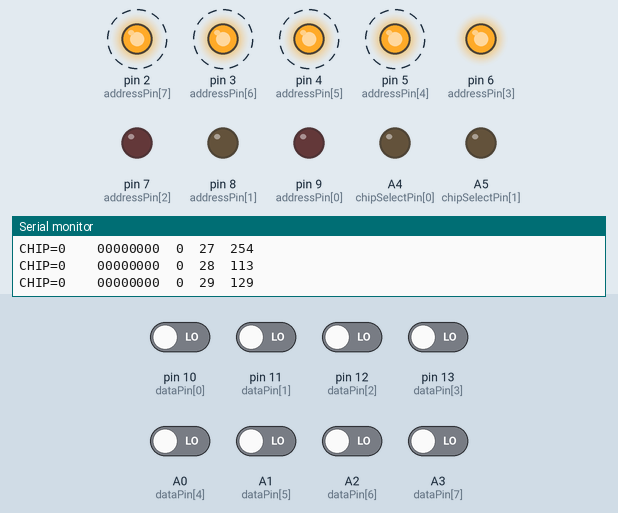
The sketch below on a simulated Arduino Nano, built with avr-gcc and run on an emulated ATmega328P. On the bench: output pins drawn as LEDs (lit = HIGH), the last lines printed to the serial monitor. Dashed ring = blinking. Inputs (shaded band) come from the test bench; at power-on: A0 (dataPin[4]), A1 (dataPin[5]), A2 (dataPin[6]), A3 (dataPin[7]), pin 10 (dataPin[0]), pin 11 (dataPin[1]), pin 12 (dataPin[2]), pin 13 (dataPin[3]) LOW.

Above: at 6.3 s.
6.4 s: pin 10 (dataPin[0]) driven HIGH
9.4 s: pin 10 (dataPin[0]) driven LOW
12.4 s: pin 11 (dataPin[1]) driven HIGH
At 13.5 s:
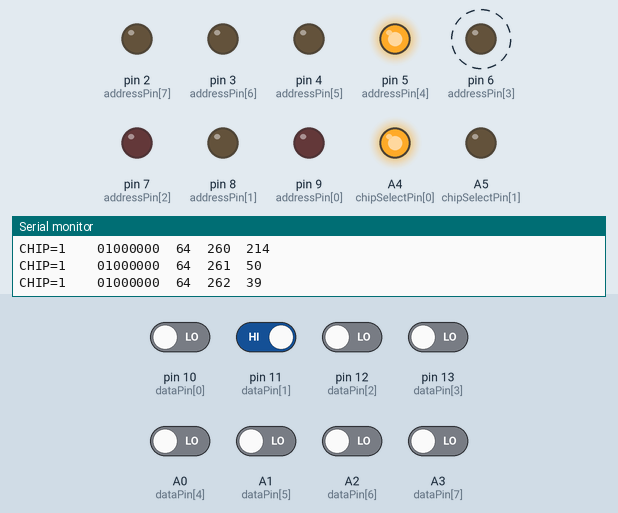
15.4 s: pin 11 (dataPin[1]) driven LOW
18.4 s: pin 12 (dataPin[2]) driven HIGH
At 20.9 s:
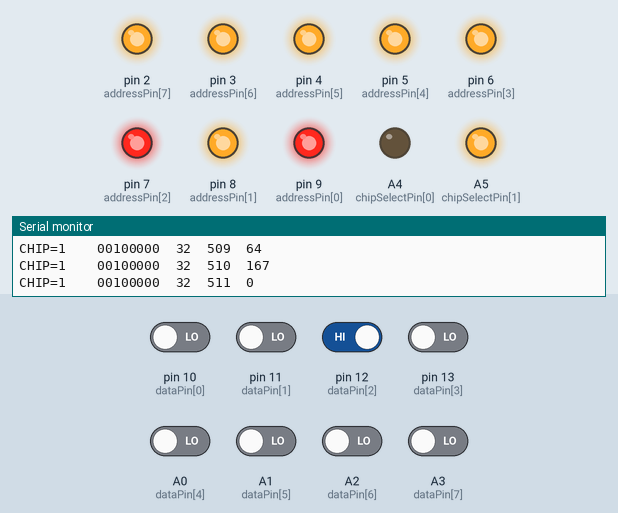
21.4 s: pin 12 (dataPin[2]) driven LOW
At 29.3 s:
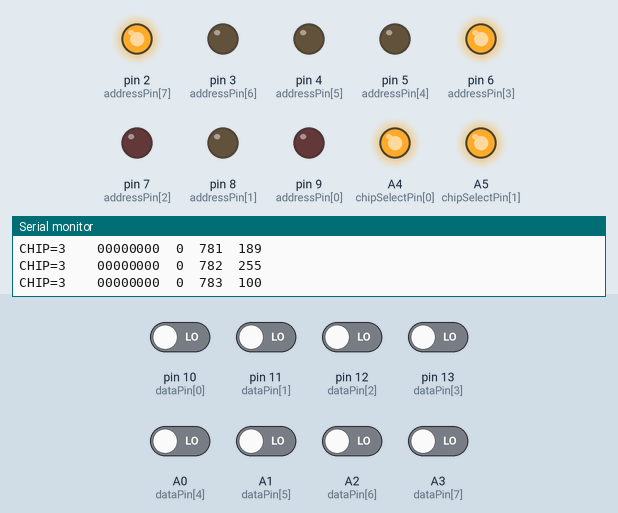
Timing chart, 0 to 29.8 s (numbered marks = the images above; inputs shaded):
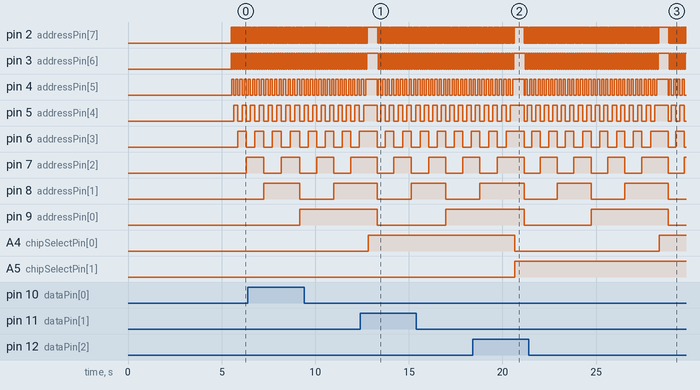

Measured:
- after the input at 21.4 s, A4 (chipSelectPin[0]): LOW → HIGH after 7.0 s instead of 7.2 s

The sketch:

ORB-Test.ino
```cpp
//
//           ▄▄▄▄▄▄▄▄▄▄▄  ▄▄▄▄▄▄▄▄▄▄▄  ▄▄▄▄▄▄▄▄▄▄      ▀▀█▀▀ ░█▀▀▀ ░█▀▀▀█ ▀▀█▀▀
//          ▐░░░░░░░░░░░▌▐░░░░░░░░░░░▌▐░░░░░░░░░░▌     ─░█── ░█▀▀▀ ─▀▀▀▄▄ ─░█──
//          ▐░█▀▀▀▀▀▀▀█░▌▐░█▀▀▀▀▀▀▀█░▌▐░█▀▀▀▀▀▀▀█░▌    ─░█── ░█▄▄▄ ░█▄▄▄█ ─░█──
//          ▐░▌       ▐░▌▐░▌       ▐░▌▐░▌       ▐░▌
//          ▐░▌       ▐░▌▐░█▄▄▄▄▄▄▄█░▌▐░█▄▄▄▄▄▄▄█░▌
//          ▐░▌       ▐░▌▐░░░░░░░░░░░▌▐░░░░░░░░░░▌
//          ▐░▌       ▐░▌▐░█▀▀▀▀█░█▀▀ ▐░█▀▀▀▀▀▀▀█░▌
//          ▐░▌       ▐░▌▐░▌     ▐░▌  ▐░▌       ▐░▌
//          ▐░█▄▄▄▄▄▄▄█░▌▐░▌      ▐░▌ ▐░█▄▄▄▄▄▄▄█░▌
//          ▐░░░░░░░░░░░▌▐░▌       ▐░▌▐░░░░░░░░░░▌
//           ▀▀▀▀▀▀▀▀▀▀▀  ▀         ▀  ▀▀▀▀▀▀▀▀▀▀
//
//          Project ORB - Test
//
//                        Test Rig for Project ORB
//          Author:       Andrew Shapton
//
//          Credits:      Ben Zott for the ROM image binary
//
//          Revision:     0.1         Initial Release

// Define DEBUG and output settings
#define DEBUG 1
#define OUTP  1

#if DEBUG == 1
  #define debug(txt) Serial.println(txt)
  #define debugnolf(txt) Serial.print(txt)
  #define debugbegin() Serial.begin(9600); // Any baud rate should work
#else
  #define debug(txt)
  #define debugnolf(txt)
  #define debugbegin()
#endif

#if OUTP == 1
  #define debugbegin() Serial.begin(9600); // Any baud rate should work
  #define out(txt) Serial.println(txt)
#else
  #define debugbegin() Serial.begin(9600); // Any baud rate should work
  #define out(txt)
#endif

// Include PDS V3N ROM image
#include "pds-v3n.h"

// Include functions
#include "functions.h"

// Include pin layouts for interface to Arduino Nano
#include "pinlayouts.h"

// Constants
constexpr int CHIP_SIZE = 256;             // Size of 1702A EPROM chip in bytes

constexpr int numberOfAddressPins = 8;     // Number of pins on the address bus
constexpr int numberOfChipSelectPins = 4;  // Number of pins on the CS line (Chip Select)
constexpr int numberOfDataPins = 8;        // Number of pins on the data bus

char char_array[numberOfAddressPins] = {}; // Character array to store address from the address bus
int loc;                                   // Location within a ROM image
int opcode;                                // value of a specified location in a ROM image


String chipSelectOutputs[]  = { "00", "10", "01", "11"}; // Chip Select lines values


void setup() {
debugbegin()


  // Initialise the Chip Select pins
  for (int thisPin = 0; thisPin < numberOfChipSelectPins; thisPin++) {
    pinMode(chipSelectPin[thisPin], OUTPUT);    // sets the digital pin as OUTPUT
  }
    // Initialise the address bus pins
  for (int thisPin = 0; thisPin < numberOfAddressPins; thisPin++) {
    pinMode(addressPin[thisPin], OUTPUT);       // sets the digital pin as output
  }

  // Write a LOW signal to the Data Lines (thus initialising them to an analogue read status)
  for (int thisPin = 0; thisPin < numberOfDataPins; thisPin++) {
    pinMode(dataPin[thisPin], INPUT);           // sets the digital pin as output
  }
}

void loop() {
  bool done = false;
  while (done == false)
    {
    out("Starting Test");
    debugnolf("Starting Test in ");
    for (int d = 5; d > 0; d--){
        delay(1000);
        debugnolf(String(d) + "  ...  ");
      }
    debug();
    debug("CHIP\t\tBinary\t\tData\tAdd\tOpcode");

    for (int value = 0; value < numberOfChipSelectPins; value++) {

      String outputs = chipSelectOutputs[value];
      String one = String(outputs.charAt(0));
      String two = String(outputs.charAt(1));

      if (one == "1")
        digitalWrite(chipSelectPin[0], HIGH);
      else
        digitalWrite(chipSelectPin[0], LOW);

      if (two == "1")
        digitalWrite(chipSelectPin[1], HIGH);
      else
        digitalWrite(chipSelectPin[1], LOW);
      delay(500);

      for (int loc = 0; loc < CHIP_SIZE; loc++)
      {
        // Left pad with zeroes to length of data bus
        String valueBinary = (padleft(String(loc, BIN),numberOfAddressPins,"0"));
        // Write an output signal to each of the 8 address lines
        for (int thisPin = 0; thisPin < numberOfAddressPins; thisPin++)
          {
            if (thisPin > 252)
              delay(10000);
            char thisBin = valueBinary.charAt(thisPin);
            if (thisBin == '1')
              {
                digitalWrite(addressPin[thisPin], HIGH);
              }
            else
              {
                digitalWrite(addressPin[thisPin], LOW);
              }
          }
        // Read the input signals from each of the 8 data lines
        String data = "";
        for (int thisPin = 0; thisPin < numberOfDataPins; thisPin++)
        {
          int x = digitalRead(dataPin[thisPin]);
          data = data + String(x);
        }
        data = data + "\0";
        data.toCharArray(char_array, numberOfAddressPins+1);
        int locn = bin2dec(char_array);

        // Retrieve value from ROM image
        int address = loc + (((value) * CHIP_SIZE));    // Ensure the selected chip is taken into consideration
        opcode = pgm_read_byte_near( &(ROM[address]) );  // Note that the ROM image is stored in program memory
        if (locn >  (CHIP_SIZE * numberOfChipSelectPins )-1)
          address = "***";

        debug("CHIP=" + String(value) + "\t\t"  + data + "\t" + String(locn) + "\t" + String(address) + "\t" + String(opcode));
        }
      }
      debug("DONE");
      out("DONE");
      done = true;
      delay(100000);
      }
  }
```

functions.h
```cpp
int bin2dec(char s[]) {
// Convert binary string into decimal

int value = 0;
for (int i=0; i< strlen(s); i++)  // for every character in the string  strlen(s) returns the length of a char array
{
  value *= 2; // double the result so far
  if (s[i] == '1') value++;  //add 1 if needed
}
return value;
}

String padleft(String input, int length, String pad) {
// Pad string to left with supplied character

String output = input;
while (output.length() < length) {
  output = pad + output;
}
return output;
}


int chipselect(int chipSelectLines[]){
// Select a Memory chip (1-4) to be used.
int chip = 0;
int zeros = 0;
// Read chip select input pins
for (int i=3; i >=0; i--)
  {
  if (analogRead(chipSelectLines[i] ) == 0)
    {
    chip = i+1;
    zeros++;
    }
  }
//If more than one switch is set to "ON" chip selection is invalid
if (zeros > 1)
 chip = 0;
return chip;
}

int chipselectnew(int chipSelectLines[] ){


// Select a Memory chip (1-4) to be used.
int chip = 0;
int zeros = 0;
String binaryChip = "";
// Read chip select input pins
int CS1Value =  (analogRead(A6));   // read CS1 input pin
int CS2Value =  (analogRead(A7));   // read CS2 input pin

if (CS1Value == 0) {
  binaryChip = "0";
}
else
{
  binaryChip = "1";
}

if (CS2Value == 0) {
  binaryChip = binaryChip + "0";
}
else
{
    binaryChip = binaryChip + "1";
}
// 1 - 11
// 2 - 10
// 3 - 01
// 4 - 00
  if (binaryChip == "11")
    chip = 1;
  if (binaryChip == "10")
    chip = 2;
  if (binaryChip == "01")
    chip = 3;
  if (binaryChip == "00")
    chip = 4;
Serial.print(("A6=" + String(CS1Value) + "   A7=" + String (CS2Value)));

Serial.print("Chip=");
Serial.print(binaryChip);
Serial.println("     " + String(chip));
return chip;
}
```

pinlayouts.h
```cpp
constexpr int addressPin[]  = {9, 8, 7, 6, 5, 4, 3, 2};    // DIP switches connected to Address Lines D2-D9

constexpr int dataPin[]  = {10, 11, 12, 13, A0, A1, A2, A3} ;// LED connections to Data Lines

constexpr int chipSelectPin[]  = { A4, A5}; // Chip Select lines
```

Source omitted: pds-v3n.h (data table, 3492 bytes)
